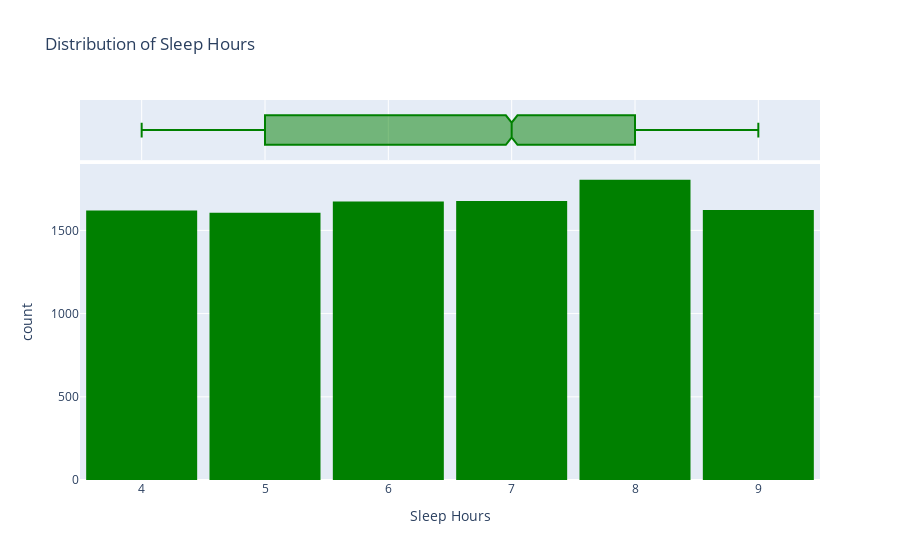

Notebook code cell kept with this figure:
### Code cell
fig = px.histogram(df_pandas, x='Sleep Hours', marginal='box', color_discrete_sequence=['green'], title='Distribution of Sleep Hours')
fig.update_layout(bargap=0.1)

### Figure 1 — Plotly figure (JSON) as saved in the notebook; plotly's stock layout.template omitted (floating-point values rounded to 4 significant figures; data arrays with more than 128 entries replaced by an {"elided": "..."} marker saying what was removed)
{"data": [{"alignmentgroup": "True", "bingroup": "x", "hovertemplate": "Sleep Hours=%{x}<br>count=%{y}<extra></extra>", "legendgroup": "", "marker": {"color": "green", "pattern": {"shape": ""}}, "name": "", "offsetgroup": "", "orientation": "v", "showlegend": false, "type": "histogram", "x": {"elided": "10000 int values"}, "xaxis": "x", "yaxis": "y"}, {"alignmentgroup": "True", "hovertemplate": "Sleep Hours=%{x}<extra></extra>", "legendgroup": "", "marker": {"color": "green"}, "name": "", "notched": true, "offsetgroup": "", "showlegend": false, "type": "box", "x": {"elided": "10000 int values"}, "xaxis": "x2", "yaxis": "y2"}], "layout": {"autosize": true, "bargap": 0.1, "barmode": "relative", "legend": {"tracegroupgap": 0}, "title": {"text": "Distribution of Sleep Hours"}, "xaxis": {"anchor": "y", "autorange": true, "domain": [0, 1], "range": [3.5, 9.5], "title": {"text": "Sleep Hours"}, "type": "linear"}, "xaxis2": {"anchor": "y2", "autorange": true, "domain": [0, 1], "matches": "x", "range": [3.5, 9.5], "showgrid": true, "showticklabels": false, "type": "linear"}, "yaxis": {"anchor": "x", "autorange": true, "domain": [0, 0.8316], "range": [0, 1899.0], "title": {"text": "count"}}, "yaxis2": {"anchor": "x2", "autorange": true, "domain": [0.8416, 1], "matches": "y2", "range": [-0.5, 0.5], "showgrid": false, "showline": false, "showticklabels": false, "ticks": "", "type": "category"}}}
